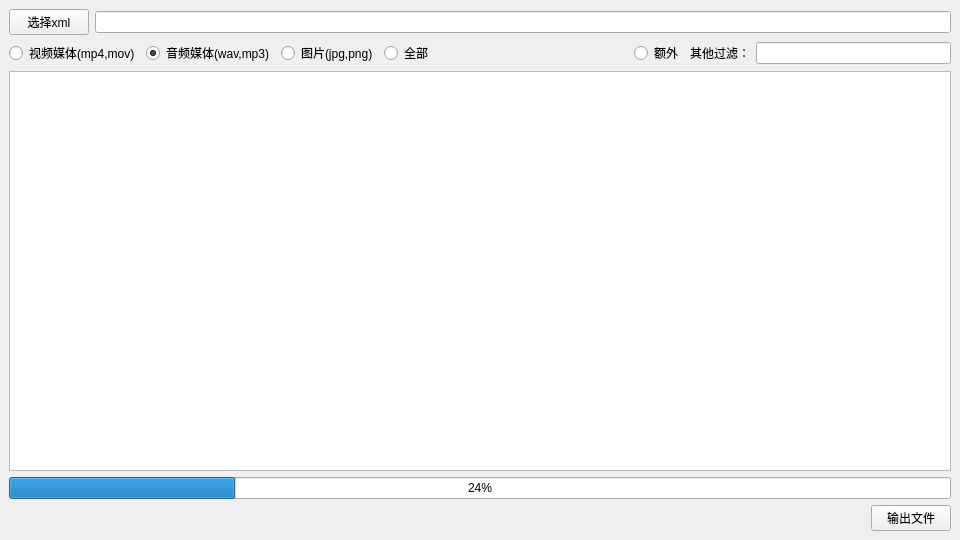
<?xml version="1.0" encoding="UTF-8"?>
<ui version="4.0">
 <class>MainWindow</class>
 <widget class="QMainWindow" name="MainWindow">
  <property name="geometry">
   <rect>
    <x>0</x>
    <y>0</y>
    <width>960</width>
    <height>540</height>
   </rect>
  </property>
  <property name="windowTitle">
   <string>MainWindow</string>
  </property>
  <widget class="QWidget" name="centralwidget">
   <layout class="QVBoxLayout" name="verticalLayout_2">
    <item>
     <layout class="QVBoxLayout" name="verticalLayout">
      <item>
       <layout class="QHBoxLayout" name="horizontalLayout">
        <item>
         <widget class="QPushButton" name="pushButton">
          <property name="text">
           <string>选择xml</string>
          </property>
         </widget>
        </item>
        <item>
         <widget class="QLineEdit" name="lineEdit"/>
        </item>
       </layout>
      </item>
      <item>
       <layout class="QHBoxLayout" name="horizontalLayout_3">
        <item>
         <widget class="QRadioButton" name="radioButton">
          <property name="text">
           <string>视频媒体(mp4,mov)</string>
          </property>
         </widget>
        </item>
        <item>
         <widget class="QRadioButton" name="radioButton_2">
          <property name="text">
           <string>音频媒体(wav,mp3)</string>
          </property>
          <property name="checked">
           <bool>true</bool>
          </property>
          <property name="autoRepeat">
           <bool>false</bool>
          </property>
         </widget>
        </item>
        <item>
         <widget class="QRadioButton" name="radioButton_3">
          <property name="enabled">
           <bool>true</bool>
          </property>
          <property name="tabletTracking">
           <bool>false</bool>
          </property>
          <property name="acceptDrops">
           <bool>false</bool>
          </property>
          <property name="autoFillBackground">
           <bool>false</bool>
          </property>
          <property name="text">
           <string>图片(jpg,png)</string>
          </property>
          <property name="checked">
           <bool>false</bool>
          </property>
         </widget>
        </item>
        <item>
         <widget class="QRadioButton" name="radioButton_4">
          <property name="text">
           <string>全部</string>
          </property>
         </widget>
        </item>
        <item>
         <spacer name="horizontalSpacer_2">
          <property name="orientation">
           <enum>Qt::Horizontal</enum>
          </property>
          <property name="sizeHint" stdset="0">
           <size>
            <width>40</width>
            <height>20</height>
           </size>
          </property>
         </spacer>
        </item>
        <item>
         <widget class="QRadioButton" name="radioButton_5">
          <property name="text">
           <string>额外</string>
          </property>
         </widget>
        </item>
        <item>
         <widget class="QLabel" name="label">
          <property name="text">
           <string>其他过滤：</string>
          </property>
         </widget>
        </item>
        <item>
         <widget class="QLineEdit" name="lineEdit_2"/>
        </item>
       </layout>
      </item>
      <item>
       <widget class="QTextBrowser" name="textBrowser"/>
      </item>
      <item>
       <widget class="QProgressBar" name="progressBar">
        <property name="value">
         <number>24</number>
        </property>
       </widget>
      </item>
      <item>
       <layout class="QHBoxLayout" name="horizontalLayout_2">
        <item>
         <spacer name="horizontalSpacer">
          <property name="orientation">
           <enum>Qt::Horizontal</enum>
          </property>
          <property name="sizeHint" stdset="0">
           <size>
            <width>128</width>
            <height>20</height>
           </size>
          </property>
         </spacer>
        </item>
        <item>
         <widget class="QPushButton" name="pushButton_2">
          <property name="text">
           <string>输出文件</string>
          </property>
         </widget>
        </item>
       </layout>
      </item>
     </layout>
    </item>
   </layout>
  </widget>
 </widget>
 <resources/>
 <connections/>
</ui>
